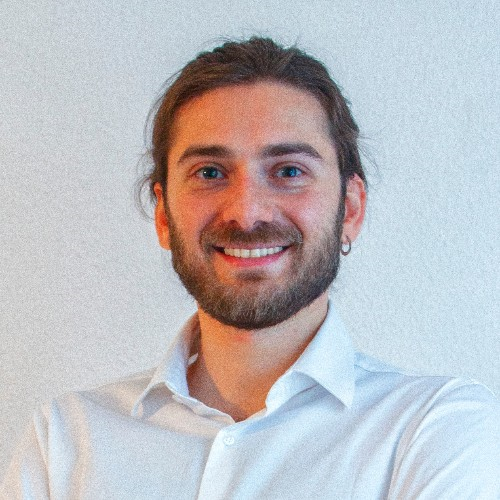
#> input picture test.png, 500 x 500 px
$ python main2.py
#> lines starting #> are read from the running program, lines starting #| are printed output that depends on the picture
import numpy as np
import matplotlib.pyplot as plt
from PIL import Image
import geopandas as gpd
from shapely.geometry import LineString, Polygon, MultiPolygon
from shapely.geometry.base import BaseGeometry
from shapely.ops import unary_union


def spiral_image(
    img,
    invert=False,
    size=300,
    n_shades=16,
    spiral_points=5000,
    spiral_turns=50,
    spiral_r0=0,
    spiral_r1_f=1,
    thin=0.00025,
    thick_f=0.95,
    spiral_offset_angle=0,
    col_line="black",
    col_bg="white",
):
    # Read image
#> called with img = 'test.png', invert = True, size = 300, n_shades = 16, spiral_points = 5000, spiral_turns = 50, spiral_r0 = 0, spiral_r1_f = 1
    if isinstance(img, Image.Image):
        i = img
    else:
        i = Image.open(img)
#> i is the input picture: PIL image 500x500 RGBA; mean R, G, B, A 189.7, 188.4, 192.4, 255

    # Process image to Shapely polygon
    i = i.resize((size, size), Image.LANCZOS)
#> i: PIL image 300x300 RGBA
    i = i.convert("L")
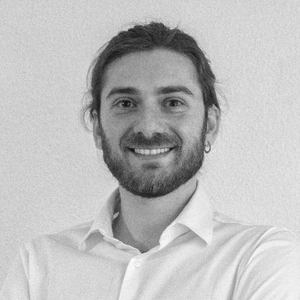
#> i: PIL image 300x300 L; min 17, max 253, mean 189.3
    i = i.quantize(n_shades)
#> i: PIL image 300x300 P
    i = np.array(i).astype(np.float32)
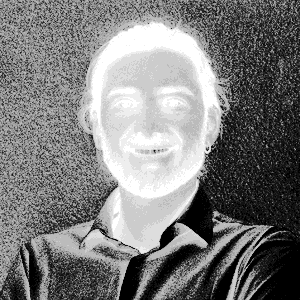
#> i: shape (300, 300) float32; min 0, max 15, mean 7.3; drawn with min black and max white

    if invert:
        i = 1 - i / 255
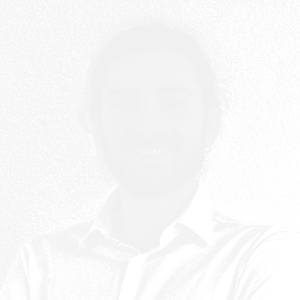
#> i: shape (300, 300) float32; min 0.941, max 1, mean 0.971
    else:
        i /= 255

    polygons = []
    for y in range(size):
        for x in range(size):
            if i[y, x] > 0:
                polygons.append(
                    Polygon(
                        [
                            (x / size, y / size),
                            ((x + 1) / size, y / size),
                            ((x + 1) / size, (y + 1) / size),
                            (x / size, (y + 1) / size),
                        ]
                    )
                )
    # print the image obtained from the polygon


    # Generate spiral
    def spiral_coords(xo, yo, n_points, n_turns, r0, r1, offset_angle):
        theta = np.linspace(0, 2 * np.pi * n_turns, n_points)
        r = np.linspace(r0, r1, n_points)
        x = xo + r * np.cos(theta + offset_angle)
        y = yo + r * np.sin(theta + offset_angle)
        return np.column_stack((x, y))

    spiral = spiral_coords(
        0.5,
        0.5,
        spiral_points,
        spiral_turns,
        spiral_r0,
        0.5 * spiral_r1_f,
        spiral_offset_angle,
    )
    spiral = LineString(spiral)

    # Intersect polygons with spiral
    gdf = gpd.GeoDataFrame({"geometry": polygons})
    intersections = gdf[gdf.intersects(spiral)].copy()
    intersections["n"] = intersections.apply(
        lambda row: row.geometry.intersection(spiral).length, axis=1
    )
    intersections["n"] = intersections["n"].apply(lambda x: x * (thick_f - thin) + thin)

    buffered_polygons = []
    for _, row in intersections.iterrows():
        buffered_intersection = row.geometry.intersection(spiral).buffer(
            row["n"], cap_style=1
        )
        if isinstance(buffered_intersection, Polygon):
            buffered_polygons.extend([buffered_intersection])
        elif isinstance(buffered_intersection, MultiPolygon):
            buffered_polygons.extend(
                [
                    geom
                    for geom in buffered_intersection.geoms
                    if isinstance(geom, BaseGeometry)
                ]
            )

    buffered_intersections = unary_union(buffered_polygons)

    # [7 lines of commented-out code are left out]
    fig, ax = plt.subplots()
    ax.set_aspect("equal")
    ax.set_xlim(0, 1)
    ax.set_ylim(0, 1)
    ax.set_axis_off()
    ax.set_facecolor(col_bg)

    if isinstance(buffered_intersections, Polygon):
        geom_list = [buffered_intersections]
    elif isinstance(buffered_intersections, list):
        geom_list = buffered_intersections
    else:
        geom_list = list(buffered_intersections.geoms)

    for polygon in geom_list:
        x, y = polygon.exterior.xy
        ax.fill(x, y, col_line)
    plt.show()


if __name__ == "__main__":
    spiral_image("test.png", invert=True, col_bg="white", col_line="black")
#> (the call stopped at in spiral_image, `gdf = gpd.GeoDataFrame({"geometry": polygons})`: geopandas is not available in this run)
